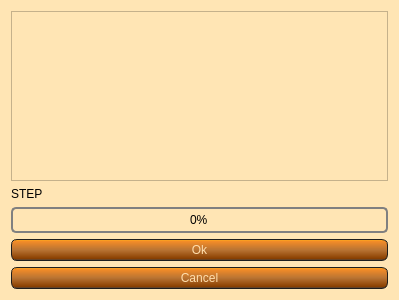
<?xml version="1.0" encoding="UTF-8"?>
<ui version="4.0">
 <class>Dialog</class>
 <widget class="QDialog" name="Dialog">
  <property name="geometry">
   <rect>
    <x>0</x>
    <y>0</y>
    <width>399</width>
    <height>300</height>
   </rect>
  </property>
  <property name="windowTitle">
   <string>Assogestion - Mise à jour disponible</string>
  </property>
  <property name="styleSheet">
   <string notr="true">QWidget
{
    background-color: #FFE5B4;
}

QMessageBox {
    background-color: #FFE5B4;
}

QMessageBox QLabel {
    color: #FFDEAD;
}
QLineEdit
{
    background-color: QLinearGradient( x1: 0, y1: 0, x2: 0, y2: 1, stop: 0 #FFDEAD, stop: 0.1 #FAD5A5, stop: 0.5 #F4BB44, stop: 0.9 #FFAC1C, stop: 1 #E49B0F);
    padding: 1px;
    border-style: solid;
    border: 1px solid #1e1e1e;
    border-radius: 5;
}

QPushButton
{
    color: #FFDEAD;
    background-color: QLinearGradient( x1: 0, y1: 0, x2: 0, y2: 1, stop: 0 #FFAC1C, stop: 0.1 #F28C28, stop: 0.5 #B87333, stop: 0.9 #8B4000, stop: 1 #464646);
    border-width: 1px;
    border-color: #1e1e1e;
    border-style: solid;
    border-radius: 6;
    padding: 3px;
    font-size: 12px;
    padding-left: 5px;
    padding-right: 5px;
    min-width: 40px;
}

QPushButton:pressed
{
    background-color: QLinearGradient( x1: 0, y1: 0, x2: 0, y2: 1, stop: 0 #2d2d2d, stop: 0.1 #2b2b2b, stop: 0.5 #292929, stop: 0.9 #282828, stop: 1 #252525);
}

QComboBox
{
	color: #FFDEAD;
    selection-background-color: #FFDEAD;
    background-color: QLinearGradient( x1: 0, y1: 0, x2: 0, y2: 1, stop: 0 #FFAC1C, stop: 0.1 #F28C28, stop: 0.5 #B87333, stop: 0.9 #8B4000, stop: 1 #464646);
    border-style: solid;
    border: 1px solid #1e1e1e;
    border-radius: 5;
}

QComboBox:hover,QPushButton:hover
{
    border: 2px solid QLinearGradient( x1: 0, y1: 0, x2: 0, y2: 1, stop: 0 #FFAC1C, stop: 1 #F28C28);
}


QComboBox:on
{
    padding-top: 3px;
    padding-left: 4px;
    background-color: QLinearGradient( x1: 0, y1: 0, x2: 0, y2: 1, stop: 0 #2d2d2d, stop: 0.1 #2b2b2b, stop: 0.5 #292929, stop: 0.9 #282828, stop: 1 #252525);
    selection-background-color: #ffaa00;
}

QComboBox QAbstractItemView
{
    border: 2px solid darkgray;
    selection-background-color: QLinearGradient( x1: 0, y1: 0, x2: 0, y2: 1, stop: 0 #ffa02f, stop: 1 #d7801a);
}

QComboBox::drop-down
{
     subcontrol-origin: padding;
     subcontrol-position: top right;
     width: 15px;

     border-left-width: 0px;
     border-left-color: darkgray;
     border-left-style: solid; /* just a single line */
     border-top-right-radius: 3px; /* same radius as the QComboBox */
     border-bottom-right-radius: 3px;
 }


QScrollBar:horizontal {
     border: 1px solid #222222;
     background: QLinearGradient( x1: 0, y1: 0, x2: 0, y2: 1, stop: 0.0 #121212, stop: 0.2 #282828, stop: 1 #484848);
     height: 7px;
     margin: 0px 16px 0 16px;
}

QScrollBar::handle:horizontal
{
      background: QLinearGradient( x1: 0, y1: 0, x2: 1, y2: 0, stop: 0 #ffa02f, stop: 0.5 #d7801a, stop: 1 #ffa02f);
      min-height: 20px;
      border-radius: 2px;
}

QScrollBar::add-line:horizontal {
      border: 1px solid #1b1b19;
      border-radius: 2px;
      background: QLinearGradient( x1: 0, y1: 0, x2: 1, y2: 0, stop: 0 #ffa02f, stop: 1 #d7801a);
      width: 14px;
      subcontrol-position: right;
      subcontrol-origin: margin;
}

QScrollBar::sub-line:horizontal {
      border: 1px solid #1b1b19;
      border-radius: 2px;
      background: QLinearGradient( x1: 0, y1: 0, x2: 1, y2: 0, stop: 0 #ffa02f, stop: 1 #d7801a);
      width: 14px;
     subcontrol-position: left;
     subcontrol-origin: margin;
}

QScrollBar::right-arrow:horizontal, QScrollBar::left-arrow:horizontal
{
      border: 1px solid black;
      width: 1px;
      height: 1px;
      background: white;
}

QScrollBar::add-page:horizontal, QScrollBar::sub-page:horizontal
{
      background: none;
}

QScrollBar:vertical
{
      background: QLinearGradient( x1: 0, y1: 0, x2: 1, y2: 0, stop: 0.0 #121212, stop: 0.2 #282828, stop: 1 #484848);
      width: 7px;
      margin: 16px 0 16px 0;
      border: 1px solid #222222;
}

QScrollBar::handle:vertical
{
      background: QLinearGradient( x1: 0, y1: 0, x2: 0, y2: 1, stop: 0 #ffa02f, stop: 0.5 #d7801a, stop: 1 #ffa02f);
      min-height: 20px;
      border-radius: 2px;
}

QScrollBar::add-line:vertical
{
      border: 1px solid #1b1b19;
      border-radius: 2px;
      background: QLinearGradient( x1: 0, y1: 0, x2: 0, y2: 1, stop: 0 #ffa02f, stop: 1 #d7801a);
      height: 14px;
      subcontrol-position: bottom;
      subcontrol-origin: margin;
}

QScrollBar::sub-line:vertical
{
      border: 1px solid #1b1b19;
      border-radius: 2px;
      background: QLinearGradient( x1: 0, y1: 0, x2: 0, y2: 1, stop: 0 #d7801a, stop: 1 #ffa02f);
      height: 14px;
      subcontrol-position: top;
      subcontrol-origin: margin;
}

QScrollBar::up-arrow:vertical, QScrollBar::down-arrow:vertical
{
      border: 1px solid black;
      width: 1px;
      height: 1px;
      background: white;
}


QScrollBar::add-page:vertical, QScrollBar::sub-page:vertical
{
      background: none;
}

QHeaderView::section:horizontal
{
    background-color: QLinearGradient( x1: 0, y1: 0, x2: 0, y2: 1, stop: 0 #FFAC1C, stop: 0.1 #F28C28, stop: 0.5 #B87333, stop: 0.9 #8B4000, stop: 1 #464646);
    color: #FFDEAD;;
    padding-left: 4px;
    border: 1px solid #6c6c6c;
}
QHeaderView::section:vertical
{
    background-color: QLinearGradient( x1: 0, y1: 0, x2: 0, y2: 1, stop: 0 #FFAC1C, stop: 0.1 #F28C28, stop: 0.5 #B87333, stop: 0.9 #8B4000, stop: 1 #464646);
    color: #FFDEAD;;
    padding-left: 4px;
    border: 1px solid #6c6c6c;
}
QTableWidget QTableCornerButton::section {
    background-color: QLinearGradient( x1: 0, y1: 0, x2: 0, y2: 1, stop: 0 #FFAC1C, stop: 0.1 #F28C28, stop: 0.5 #B87333, stop: 0.9 #8B4000, stop: 1 #464646);
}
QTableWidget::item:selected{ background-color: QLinearGradient( x1: 0, y1: 0, x2: 0, y2: 1, stop: 0 #FFDEAD, stop: 0.1 #FAD5A5, stop: 0.5 #F4BB44, stop: 0.9 #FFAC1C, stop: 1 #E49B0F); }

QDateEdit
{
border : 2px solid #E49B0F;
background-color : QLinearGradient( x1: 0, y1: 0, x2: 0, y2: 1, stop: 0 #FFDEAD, stop: 0.1 #FAD5A5, stop: 0.5 #F4BB44, stop: 0.9 #FFAC1C, stop: 1 #E49B0F);;
padding : 5px;
}
QDateEdit::up-arraow
{
border : 2px solid black;
background-color : lightgreen;

}
QDateEdit::down-arrow
{
background-color : #E49B0F;
}

QTabWidget::tab-bar {
   border: 1px solid #E49B0F;
}

QTabBar::tab {
  background: #8B4000;
  color: white;
  padding: 10px;
 }

 QTabBar::tab:selected {
  background: #E49B0F;
 }

QTabWidget::pane { 
   border: none;
}</string>
  </property>
  <layout class="QGridLayout" name="gridLayout">
   <item row="3" column="0">
    <widget class="QPushButton" name="butt_ok">
     <property name="text">
      <string>Ok</string>
     </property>
    </widget>
   </item>
   <item row="4" column="0">
    <widget class="QPushButton" name="butt_cancel">
     <property name="text">
      <string>Cancel</string>
     </property>
    </widget>
   </item>
   <item row="0" column="0">
    <widget class="QTextEdit" name="textEdit"/>
   </item>
   <item row="1" column="0">
    <widget class="QLabel" name="label">
     <property name="text">
      <string>STEP</string>
     </property>
    </widget>
   </item>
   <item row="2" column="0">
    <widget class="QProgressBar" name="progressBar">
     <property name="styleSheet">
      <string notr="true">QProgressBar{
    border: 2px solid grey;
    border-radius: 5px;
    text-align: center
}

QProgressBar::chunk {
    background-color: QLinearGradient( x1: 0, y1: 0, x2: 0, y2: 1, stop: 0 #FFDEAD, stop: 0.1 #FAD5A5, stop: 0.5 #F4BB44, stop: 0.9 #FFAC1C, stop: 1 #E49B0F);
    width: 10px;
    margin: 1px;
}
</string>
     </property>
     <property name="value">
      <number>0</number>
     </property>
    </widget>
   </item>
  </layout>
 </widget>
 <resources/>
 <connections/>
</ui>
